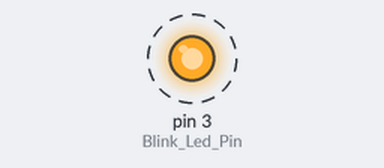
Recording of a sketch running on a simulated Arduino Uno, built with avr-gcc and run on an emulated ATmega328P. Parts: output pins drawn as LEDs (lit = HIGH). Dashed ring = blinking.

Above: at 0.5 s.
Timing chart, 0 to 4.6 s (numbered marks = the images above):
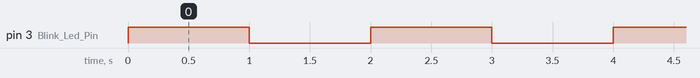

The sketch:

Blink_D3.ino
```cpp
#define Blink_Led_Pin 3

// the setup function runs once when you press reset or power the board
void setup() {
  // initialize digital pin Blink_Led_Pin as an output.
  pinMode(Blink_Led_Pin, OUTPUT);    //定義Blink_Led_Pin為輸出腳位
}

// the loop function runs over and over again forever
void loop() {
  digitalWrite(Blink_Led_Pin, HIGH);   // 將腳位Blink_Led_Pin設定為高電位  turn the LED on (HIGH is the voltage level)
  delay(1000);              //休息1秒 wait for a second
  digitalWrite(Blink_Led_Pin, LOW);    // 將腳位Blink_Led_Pin設定為低電位  turn the LED off by making the voltage LOW
  delay(1000);              // 休息1秒 wait for a second
}
```

Measured:
- by itself, pin 3 (Blink_Led_Pin): alternates HIGH for 1.0 s and LOW for 1.0 s
